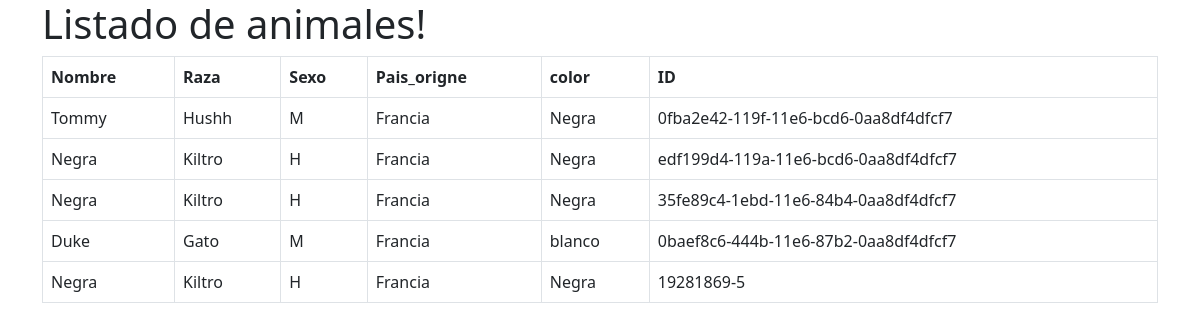
Before: / with the older database file.
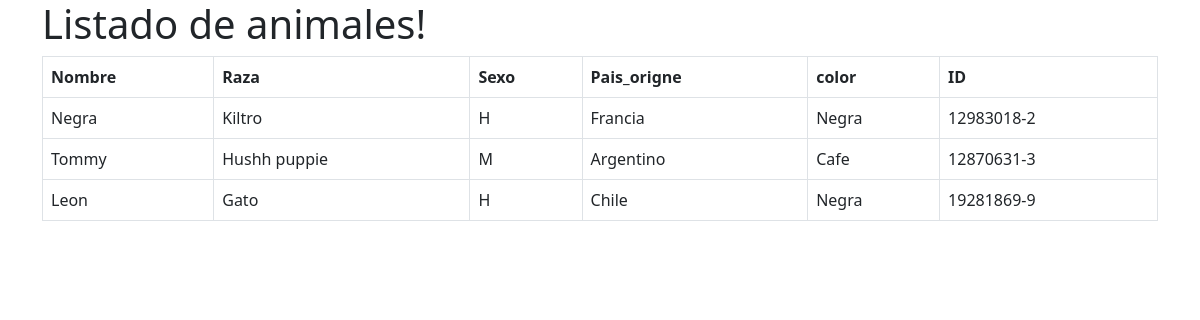
After: the same page with the newer database file.
### pacientes/models.py (models this page shows, shortened)
class Animal(models.Model):
    paciente = models.ForeignKey(Paciente, on_delete=models.CASCADE )
    nombre = models.CharField(max_length=45)
    raza = models.CharField(max_length=45)
    sexo = models.CharField(max_length=1)
    pais_origen = models.CharField(max_length=45)
    color = models.CharField(max_length=30)
    uid = models.CharField(primary_key=True, max_length=10, unique=True)

### pacientes/views.py (the view)
# urls.py: path( '', views.inicio, name='inicio'  ),
def inicio(request):
    animales = get_list_or_404(Animal)
    return render(request, 'pacientes/index.html', context={'animales':animales} )

### pacientes/templates/pacientes/index.html
{% extends 'pacientes/base.html' %}
{% block content %}
<h1>Listado de animales!</h1>
<table class="table table-bordered">
    <tr>
        <th>
            Nombre
        </th>
        <th>
            Raza
        </th>
        <th>
            Sexo
        </th>
        <th>
            Pais_origne
        </th>
        <th>
            color
        </th>
        <th>
            ID
        </th>
    </tr>
        {% for animal in animales %}
        <tr>
            <td>
                {{ animal.nombre }}
            </td>
            <td>
                {{ animal.raza }}
            </td>
            <td>
                {{ animal.sexo }}
            </td>
            <td>
                {{ animal.pais_origen }}
            </td>
            <td>
                {{ animal.color }}
            </td>
            <td>
                {{ animal.uid }}
            </td>
        </tr>
        {% endfor %}
</table>
{% endblock %}

### pacientes/templates/pacientes/base.html (shortened to what this page needs)
<!DOCTYPE html>
<html lang="es">
<head>
    <link href="https://cdn.jsdelivr.net/npm/bootstrap@5.3.0-alpha1/dist/css/bootstrap.min.css" rel="stylesheet">
</head>
<body class="container" >
    {% block content %}
    {% endblock %}
</body>
</html>

Changed rows visible on the page:
removed Animal: nombre "Tommy", raza "Hushh", sexo "M", pais_origen "Francia", color "Negra", uid "0fba2e42-119f-11e6-bcd6-0aa8df4dfcf7"
removed Animal: nombre "Negra", raza "Kiltro", sexo "H", pais_origen "Francia", color "Negra", uid "edf199d4-119a-11e6-bcd6-0aa8df4dfcf7"
removed Animal: nombre "Negra", raza "Kiltro", sexo "H", pais_origen "Francia", color "Negra", uid "35fe89c4-1ebd-11e6-84b4-0aa8df4dfcf7"
removed Animal: nombre "Duke", raza "Gato", sexo "M", pais_origen "Francia", color "blanco", uid "0baef8c6-444b-11e6-87b2-0aa8df4dfcf7"
removed Animal: nombre "Negra", raza "Kiltro", sexo "H", pais_origen "Francia", color "Negra", uid "19281869-5"
added Animal: nombre "Negra", raza "Kiltro", sexo "H", pais_origen "Francia", color "Negra", uid "12983018-2"
added Animal: nombre "Tommy", raza "Hushh puppie", sexo "M", pais_origen "Argentino", color "Cafe", uid "12870631-3"
added Animal: nombre "Leon", raza "Gato", sexo "H", pais_origen "Chile", color "Negra", uid "19281869-9"
